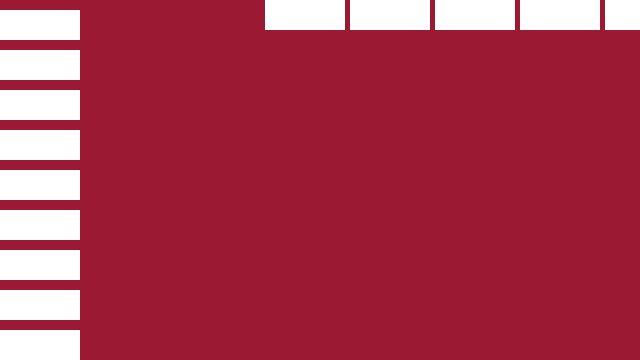
Frame 1 (no input)
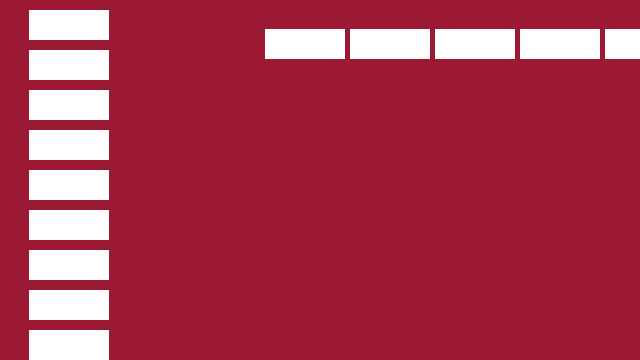
Frame 60 (the mouse pressed at the canvas centre just before this capture)
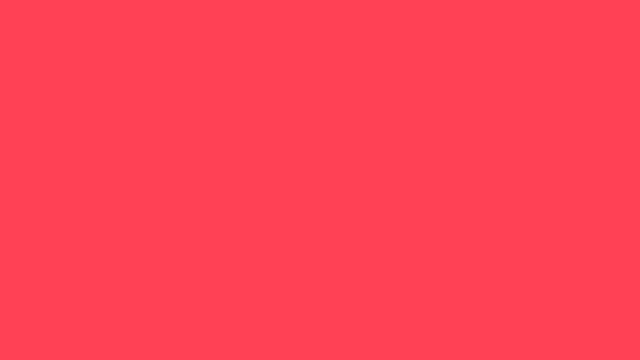
Frame 120 (the mouse held since frame 60 and released just before this capture)

The Processing sketch that drew these frames (run headless with seeded random() and noise(); from frame 60 on, the mouse is pressed at the canvas centre):

// Processing sketch: pad36
// ── pad36.pde

float C;
float S = 10;

void setup (){
  size (640,360);
  background (255);
  C = 0;
}

void draw (){
 background (155,25,50);
  fill (255,255,255);
  noStroke();
   fill (255,255,255);
 rect (C,10,80,30);
 rect (C,90,80,30);
 rect (C,50,80,30);
 rect (C,130,80,30);
 rect (C,170,80,30);
 rect (C,210,80,30);
 rect (C,250,80,30);
 rect (C,290,80,30);
 rect (C,330,80,30);

 rect (265,C,80,30);
 rect (350,C,80,30);
 rect (435,C,80,30);
 rect (520,C,80,30);
 rect (605,C,80,30);

 C = C + S;
 if (C > height){
   S = - 20;
 }
 if (C < 0){
   S = 13;
 }
 if (C > height/2){
   background (380,65,85);
 }
}
